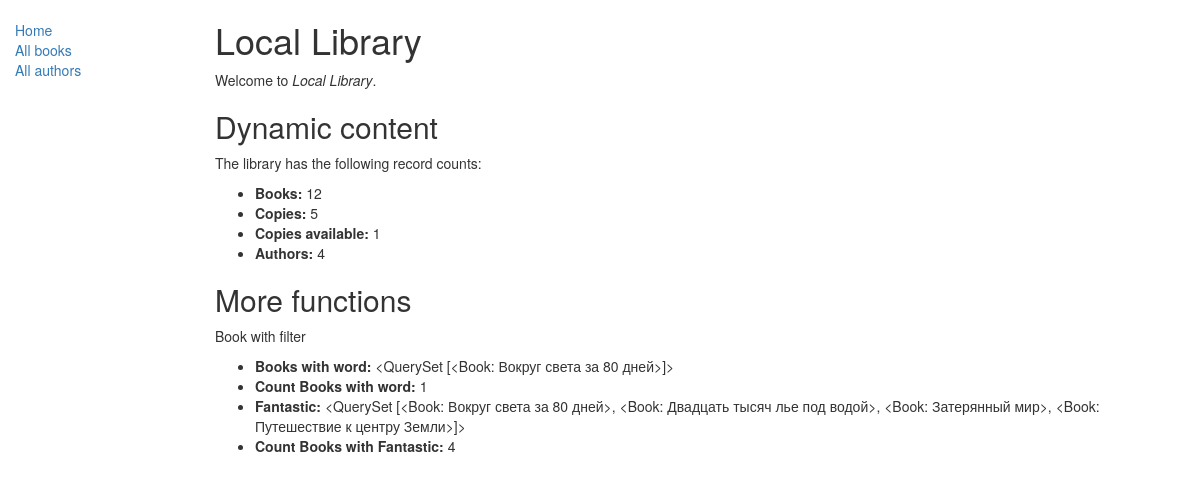
Page /catalog/ on the committed database.
### catalog/models.py (models this page shows, shortened)
class Book(models.Model):
    title = models.CharField(max_length=200)
    author = models.ForeignKey('Author', on_delete=models.SET_NULL, null=True)
    summary = models.TextField(max_length=1000, help_text="Enter a brief description of the book")
    isbn = models.CharField('ISBN', max_length=13,
                            help_text='13 Character <a href="https://www.isbn-international.org/content/what-isbn">ISBN number</a>')
    genre = models.ManyToManyField(Genre, help_text="Select a genre for this book")
    language = models.ForeignKey(Language, on_delete=models.SET_NULL, null=True)
    class Meta:
        ordering = ['title', 'author']
    def display_genre(self):
        return ', '.join([genre.name for genre in self.genre.all()[:3]])
    def display_language(self):
        return ', '.join([language.name for language in self.language.all()[:3]])
    display_genre.short_description = "Genre"
    display_language.short_description = "Language"
    def __str__(self):
        return self.title

### catalog/views.py (the view)
def index(request):
    num_books = Book.objects.all().count()
    num_instances = BookInstance.objects.all().count()
    num_instances_available = BookInstance.objects.filter(status__exact='a').count()
    num_authors = Author.objects.count()  # Метод 'all()' применён по умолчанию.
    num_book_part = Book.objects.all().filter(title__icontains='80')
    num_count_part = num_book_part.count()
    num_book_insane_part = Book.objects.filter(genre__name__icontains='Фантастика')
    num_count_insane_part = num_book_insane_part.count()
    return render(
        request,
        'index.html',
        context={'num_books': num_books,
                 'num_instances': num_instances,
                 'num_instances_available': num_instances_available,
                 'num_authors': num_authors,
                 'num_book_part': num_book_part,
                 'num_count_part': num_count_part,
                 'num_book_insane_part': num_book_insane_part,
                 'num_count_insane_part': num_count_insane_part,
                 },
    )

### catalog/templates/index.html
{% extends "base_generic.html" %}
{% block content %}
<h1>Local Library</h1>
  <p>Welcome to <em>Local Library</em>.</p>
<h2>Dynamic content</h2>
  <p>The library has the following record counts:</p>
  <ul>
    <li><strong>Books:</strong> {{ num_books }}</li>
    <li><strong>Copies:</strong> {{ num_instances }}</li>
    <li><strong>Copies available:</strong> {{ num_instances_available }}</li>
    <li><strong>Authors:</strong> {{ num_authors }}</li>
  </ul>
<h2>More functions</h2>
  <p> Book with filter </p>
  <ul>
    <li><strong>Books with word:</strong> {{ num_book_part }}</li>
    <li><strong>Count Books with word:</strong> {{ num_count_part }}</li>
    <li><strong>Fantastic:</strong> {{ num_book_insane_part }}</li>
    <li><strong>Count Books with Fantastic:</strong> {{ num_count_insane_part }}</li>
  </ul>
{% endblock %}

### rows in the picture
Book: title "<QuerySet [<Book: Вокруг света за 80 дней>]>", title.title "<QuerySet [<Book: Вокруг света за 80 дней>, <Book: Двадцать тысяч лье под водой>, <Book: Затерянный мир>, <Book: Путешествие к центру Земли>]>"

### other values in the picture
{{ num_books }} "12"
{{ num_instances }} "5"
{{ num_instances_available }} "1"
{{ num_authors }} "4"
{{ num_count_part }} "1"
{{ num_count_insane_part }} "4"
